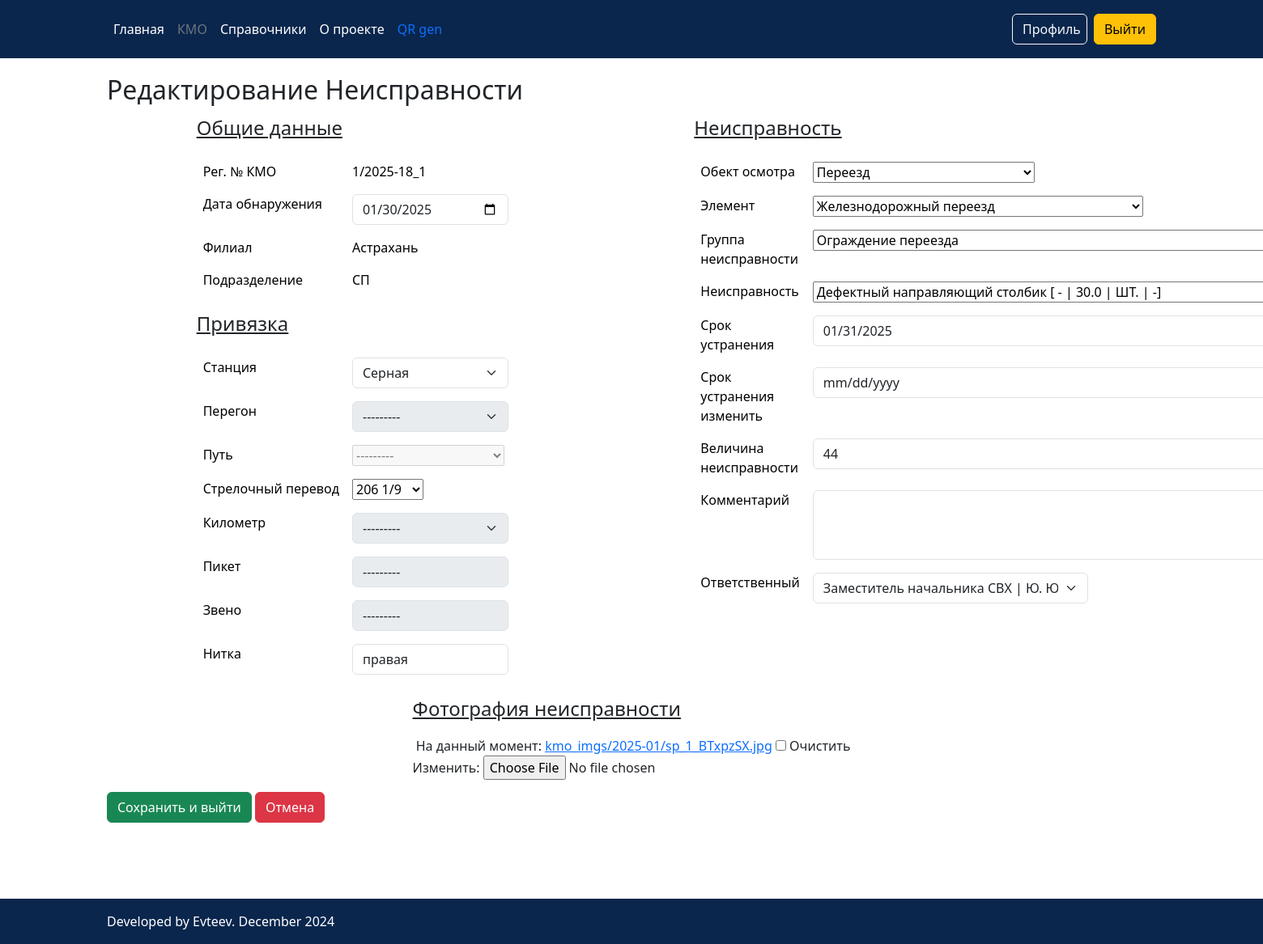
/edit_kmo_det/1 (signed in), run on an earlier commit of the app's database.
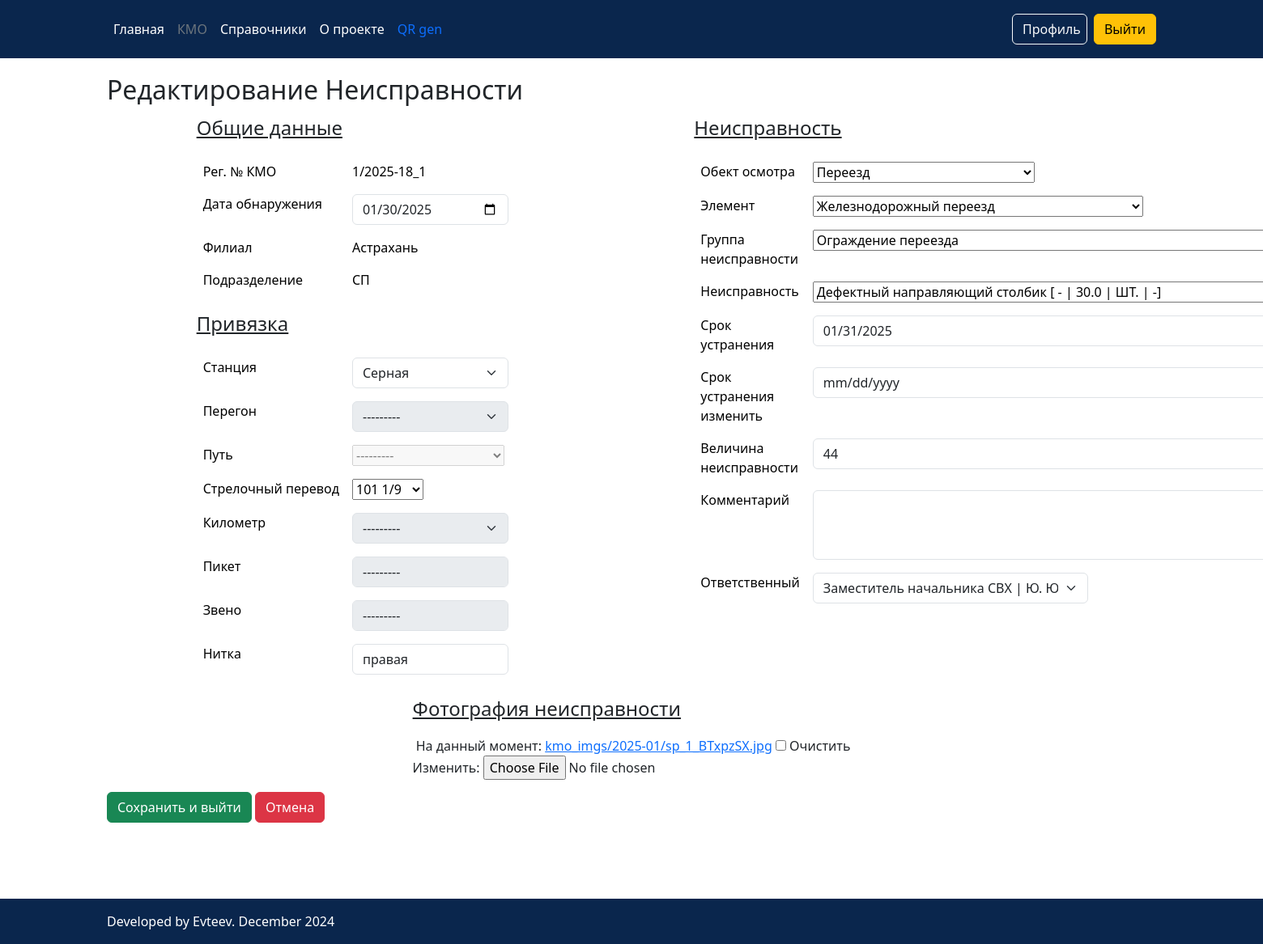
And on a later commit of the database.
### KMO/models.py (models this page shows, shortened)
class Kmodet(models.Model):
    idkmo = models.ForeignKey(Kmo, on_delete=models.CASCADE, verbose_name='КМО')
    iddepowner = models.ForeignKey(Bs_depowner, on_delete=models.CASCADE, verbose_name='Филиал', null=True, blank=True)
    created_at = models.DateTimeField('Дата создания', auto_now_add=True, editable=False)
    user_creator = models.CharField('Создатель', max_length=50, null=True, blank=True)
    s_update_user = models.CharField('Изменивший', max_length=50, null=True, blank=True)
    updated_at = models.DateTimeField('Дата изменения', auto_now=True, editable=False)
    date_detection = models.DateField('Дата обнаружения')
    iddepartment = models.ForeignKey(Bs_department, on_delete=models.CASCADE, verbose_name='Подразделение')
    idrwstation = models.ForeignKey(Bs_RWStation, on_delete=models.CASCADE, verbose_name='Станция/Участок', null=True,
                                    blank=True)
    idrwstage = models.ForeignKey(Bs_RWstage, on_delete=models.CASCADE, verbose_name='Перегон', null=True, blank=True,
                                  default=None)
    idrwway = ChainedForeignKey(Bs_RWway, chained_field="idrwstation",
                                chained_model_field="idrwstation",
                                show_all=False,
                                auto_choose=True,
                                sort=True, null=True, blank=True)
    idrwkilometr = models.ForeignKey(Bs_RWkilometr, on_delete=models.CASCADE, verbose_name='км', null=True, blank=True,
                                     default=None)
    idrwsp = ChainedForeignKey(Bs_RWsp, chained_field="idrwstation",
                               chained_model_field="idrwstation",
                               show_all=False,
                               auto_choose=True,
                               sort=True, null=True, blank=True)
    RW_picket = models.CharField(max_length=2, choices=picket_CHOICES, verbose_name='пикет', null=True, blank=True)
    RW_unit = models.CharField('Звено', choices=zveno_CHOICES, max_length=2, null=True, blank=True)
    RW_thread = models.CharField('Нитка', choices=thread_CHOICES, max_length=6, null=True, blank=True)
    idBs_Obj_insp = ChainedForeignKey(Bs_Obj_insp, chained_field="iddepartment",
                                      chained_model_field="iddepartment",
                                      show_all=False,
                                      auto_choose=True,
                                      sort=True)
    idBs_RW_element = ChainedForeignKey(Bs_RW_element, chained_field="idBs_Obj_insp",
                                        chained_model_field="id_obj_insp",
                                        show_all=False,
                                        auto_choose=True,
                                        sort=True)
    idBs_RW_defect_gr = ChainedForeignKey(Bs_RW_defect_gr, chained_field="idBs_RW_element",
                                          chained_model_field="id_rw_element",
                                          show_all=False,
                                          auto_choose=True,
                                          sort=True)
    idBs_RW_defect_tp = ChainedForeignKey(Bs_RW_defect_tp, chained_field="idBs_RW_defect_gr",
                                          chained_model_field="id_RW_defect_gr",
                                          show_all=False,
                                          auto_choose=True,
                                          sort=True)
    RW_size_def = models.CharField('Величина неисправности', max_length=100, default=None)
    date_elimination = models.DateField('Срок устранения')
    date_elimination_edit = models.DateField('Срок устранения изменить', null=True, blank=True)
    image_defect = models.ImageField('Фотография неисправности', null=True, blank=True, upload_to=custom_path)
    eliminated = models.BooleanField('Устранено', default=False, null=True, blank=True)
    comment = models.CharField('Комментарий к замечанию', max_length=4000, null=True, blank=True)
    idresponsible = models.ForeignKey(Kmo_responsible, on_delete=models.CASCADE,
                                      verbose_name='Ответственный за  устранение', default=None)
    class Meta:
        verbose_name = 'позиция КМО'
        verbose_name_plural = 'Список позиций КМО'

### Main/views.py (the view)
# urls.py: path('edit_kmo_det/<int:kmodet_id>', views.edit_kmo_det, name='edit_kmo_det'),
@login_required()
def edit_kmo_det(request, kmodet_id):
    kmodet = get_object_or_404(Kmodet, id=kmodet_id)
    if kmodet.idkmo.approved:
        return HttpResponseRedirect(f'/view_kmo_det/{kmodet_id}')
    if request.method == 'POST':
        edit_form = KMOdetForm_create(request.POST, request.FILES, instance=kmodet)
        pprint(edit_form)
        if edit_form.is_valid():
            edit_form.instance.s_update_user = request.user.username
            edit_form.save()
            return redirect(f"/edit_kmo/{kmodet.idkmo.pk}")
    else:
        edit_kmodet_form = KMOdetForm_create(instance=kmodet)
        depart = edit_kmodet_form.instance.iddepartment
        header_KMO_data = Kmo.objects.get(id=kmodet.idkmo.pk)
        content = {'title_view': 'Редактирование неисправности',
                   'edit_kmodet_form': edit_kmodet_form,
                   'header_KMO_data': header_KMO_data,
                   'iddepartment': depart,
                   'iddepowner_f': header_KMO_data.iddepowner,
                   }
        return render(request, 'KMO/KMO_det/edit_kmo_det.html', context=content)

### BS/models.py (called while the page is built)
    def __str__(self):
        return self.s_name

    def __str__(self):
        return self.s_name

    def __str__(self):
        return self.s_name

    def __str__(self):
        return self.s_name

    def __str__(self):
        return str(self.s_name) + '(' + str(self.idrwstation) + ')'

    def __str__(self):
        return str(self.s_name) + 'км(' + str(self.idrwstation) + ')'

    def __str__(self):
        return str(self.s_name) + ' ' + str(self.mark_crossp)

    def __str__(self):
        return self.s_name

    def __str__(self):
        return self.s_name

    def __str__(self):
        return self.s_name

    def __str__(self):
        return (str(self.s_name) +
                ' [ ' + str(self.s_deviation_interval) +
                ' | ' + str(self.d_deadline) +
                ' | ' + str(self.s_measurement) +
                ' | ' + str(self.n_speed_limit) + ']')

### KMO/models.py (called while the page is built)
    def __str__(self):
        return str(self.idprofile) + '(' + str(self.iddepartment) + ')'

    def __str__(self):
        return ('КМО Рег. №' + str(self.n_regnumber) + ' от ' + str(self.date_detection)
                )

### Main/models.py (called while the page is built)
    def __str__(self):
        return str(self.idposition) + ' | ' + str(self.get_fio())

### KMO/templates/KMO/KMO_det/edit_kmo_det.html (shortened to what the changed rows need)
{% extends 'main/base.html'%}
{% load static %}
{% block content %}
<div class="container" style="margin-bottom: 150px; margin-top: 20px;">
    <h2>Редактирование Неисправности</h2>
    <form method="post" style="margin-top: 10px; margin-bottom: 30px" enctype="multipart/form-data">
        <div style="display: flex; justify-content: space-around;flex-wrap: wrap;">
            <div class="general_info">
                <table class="table table-borderless">
                  <tbody>
                    <tr>
                      <td>{{ edit_kmodet_form.date_detection }}</td>
                    </tr>
                  </tbody>
                </table>
                <table class="table table-borderless">
                  <tbody>
                    <tr>
                      <td>{{ edit_kmodet_form.idrwstation }}</td>
                    </tr>
                    <tr>
                      <td>{{ edit_kmodet_form.idrwstage }}</td>
                    </tr>
                    <tr>
                      <td>{{ edit_kmodet_form.idrwway }}</td>
                    </tr>
                    <tr>
                      <td>{{ edit_kmodet_form.idrwsp }}</td>
                    </tr>
                    <tr>
                      <td>{{ edit_kmodet_form.idrwkilometr }}</td>
                    </tr>
                  <tr>
                      <td>{{ edit_kmodet_form.RW_picket }}</td>
                    </tr>
                  <tr>
                      <td>{{ edit_kmodet_form.RW_unit }}</td>
                    </tr>
                  <tr>
                      <td>{{ edit_kmodet_form.RW_thread }}</td>
                    </tr>
                  </tbody>
                </table>
            </div>
            <div class="defect">
                <table class="table table-borderless">
                  <tbody>
                    <tr>
                      <td>{{ edit_kmodet_form.idBs_Obj_insp }}</td>
                    </tr>
                    <tr>
                      <td>{{ edit_kmodet_form.idBs_RW_element }}</td>
                    </tr>
                    <tr>
                      <td>{{ edit_kmodet_form.idBs_RW_defect_gr }}</td>
                    </tr>
                    <tr>
                      <td>{{ edit_kmodet_form.idBs_RW_defect_tp }}</td>
                    </tr>
                    <tr>
                      <td>{{ edit_kmodet_form.date_elimination }}</td>
                    </tr>
                    <tr>
                      <td>{{ edit_kmodet_form.date_elimination_edit }}</td>
                    </tr>
                    <tr>
                      <td>{{ edit_kmodet_form.RW_size_def }}</td>
                    </tr>
                  <tr>
                      <td>{{ edit_kmodet_form.comment }}</td>
                    </tr>
                  <tr>
                      <td>{{ edit_kmodet_form.idresponsible }}</td>
                    </tr>
                  </tbody>
                </table>
            </div>
            <div class="defect-img" style="margin-bottom: 15px;">
                <p style="font-size: 24px; text-decoration: underline;">Фотография неисправности</p>
                <a href="/media/{{ edit_kmodet_form.image_defect.value }}" target="_blank" style="text-decoration: none;">
                </a>
                {{ edit_kmodet_form.image_defect }}
            </div>
        </div>
    </form>
</div>
{% endblock %}

What changed in the data, as far as the page shows it:
changed Kmodet "Серная": idrwsp "206 1/9" → "101 1/9"
